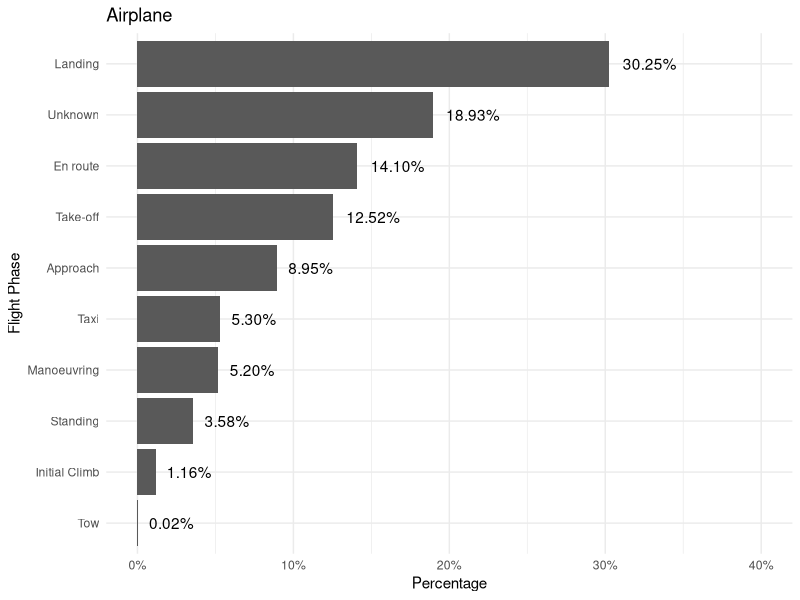
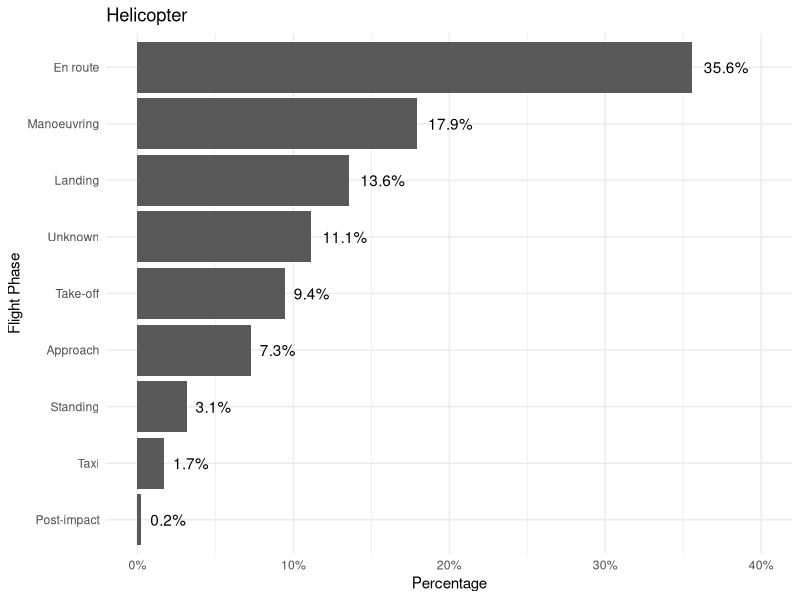
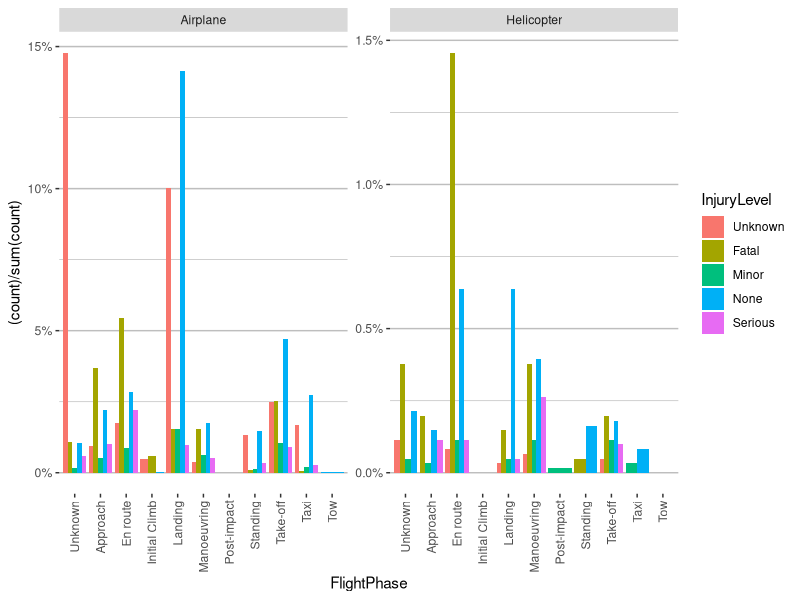
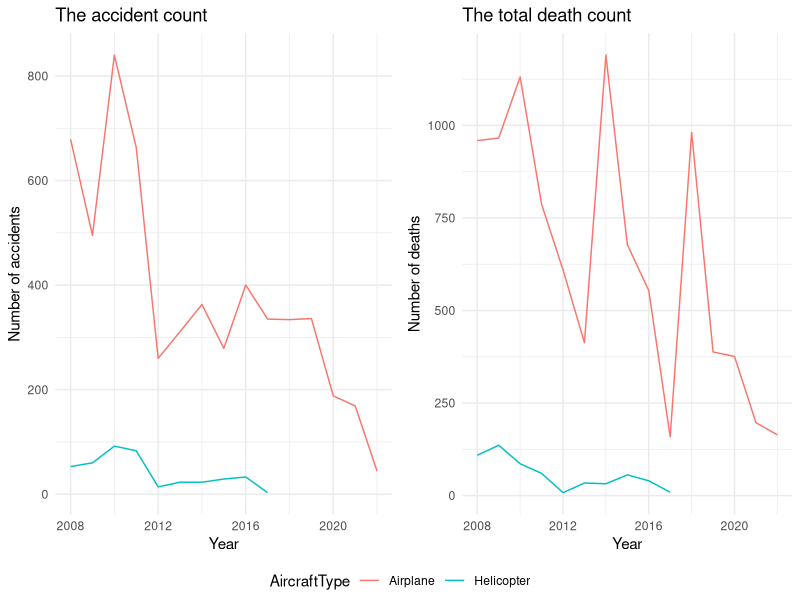
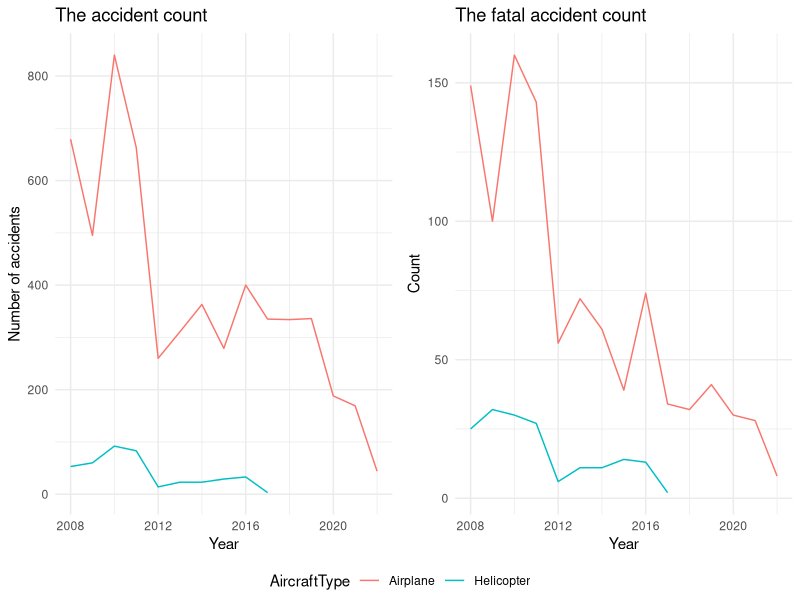
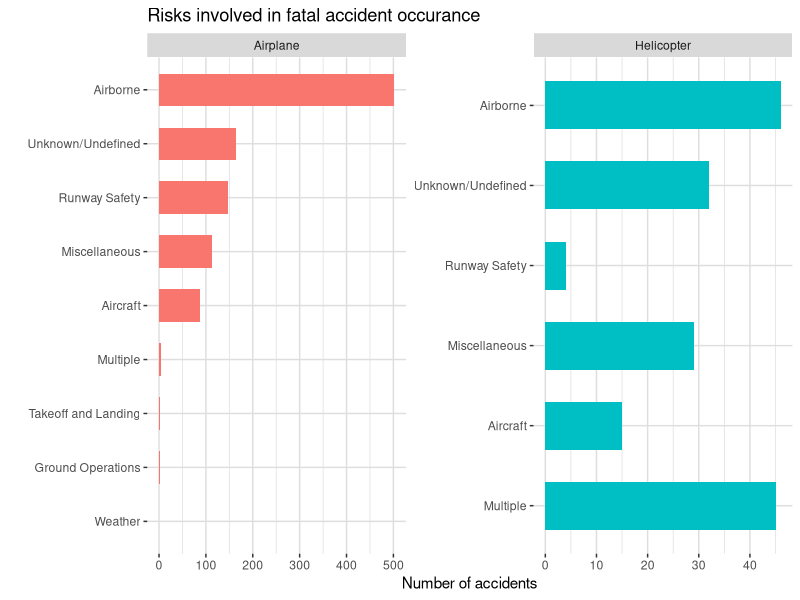
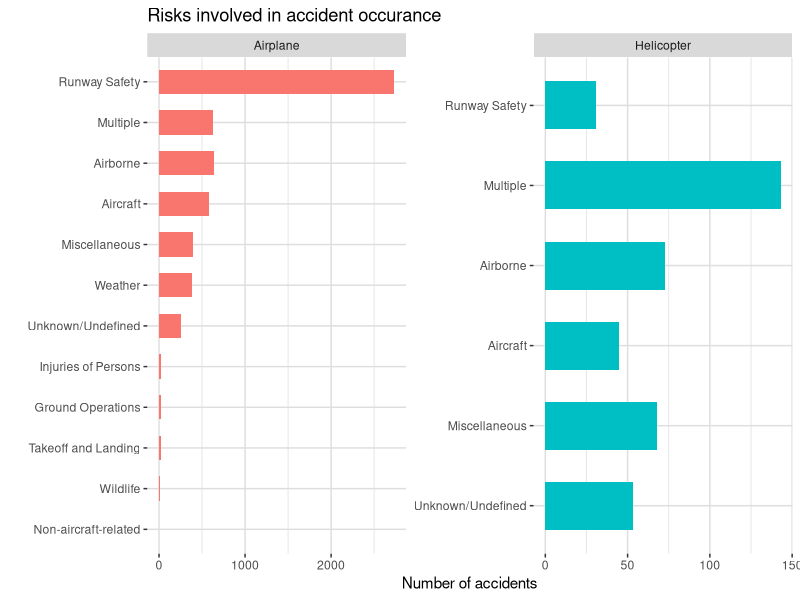
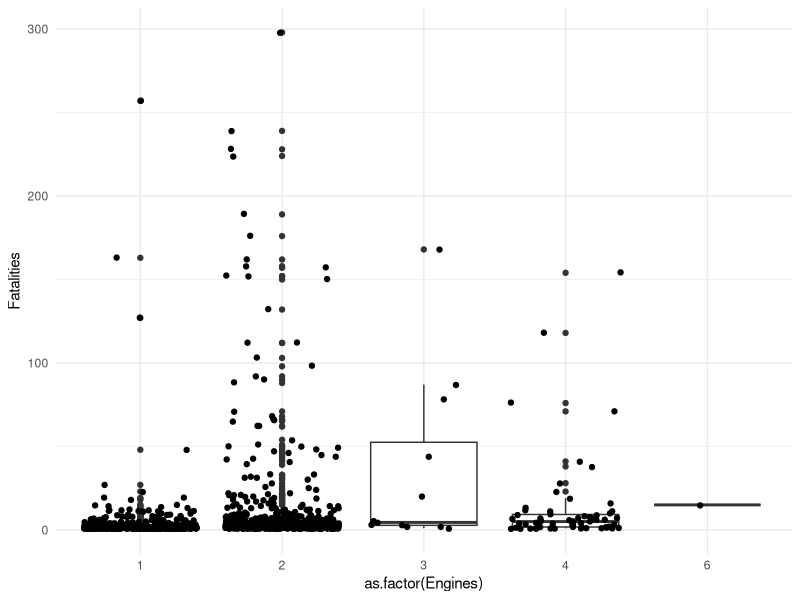

The R script that drew these images, in order:
## ---- chunk 1
knitr::opts_chunk$set(echo = TRUE)
library(tidyverse)
library(magrittr)
library(here)
library(gridExtra)

options(dplyr.summarise.inform = FALSE)
## ---- chunk 2
data<-read.csv(file="Data/ICAO_accidents.csv",header = T)
## ---- chunk 3

head(data)
## ---- chunk 4
#to limit ourselves 
#remove to specific information and duplicates
data %<>% mutate("AircraftType"=case_when(Airplane=="True"~"Airplane",
                                     Helicopter=="True"~"Helicopter"),
                "WeightCat"=case_when(Over5700=="True"~">5700",
                                        Over2250=="False" ~ "<2250",
                                        Over2250=="True" & Over5700=="False" ~"2250-5700"),
                "RiskCat"=case_when(Risk %in% c("AMAN","MAC","CFIT","FUEL",'GTOW',"LOC-I","LOLI","LALT","UIMC")~"Airborne",
                                    Risk %in% c("F-NI","SCF-NP","SCF-PP","SCF")~"Aircraft" ,
                                    Risk %in% c("EVAC","F–POST","GCOL","RAMP","LOC–G","RE","RI–A","RI–VAP")~"Ground Operations",
                                    Risk %in% c("CABIN","EXTL","OTHR","OTH","SEC","GS","OD")~"Miscellaneous",
                                    Risk %in% c("Unknown","UNK","unk")~"Unknown/Undefined",
                                    Risk %in% c("RS")~"Runway Safety",
                                    Risk %in% c("BIRD","WILD")~"Wildlife",
                                    Risk %in% c("ADRM","ATM")~"Non-aircraft-related",
                                    Risk %in% c("ARC","CTOL","USOS")~"Takeoff and Landing",
                                    Risk %in% c("ICE","TURB","WSTRW","TUBR")~"Weather", #wrongly codded "TURB" spoted and added to the 
                                    Risk %in% c("MED")~"Injuries of Persons")) %>% mutate(RiskCat= replace_na(RiskCat, "Multiple") )%>% 
  select(!c("Location","Operator","Date","Model","StateOfOperator","Class","ScheduledCommercial","Official","OccCats","Over2250","Over5700","Helicopter","Airplane","Registration","X")) %>% mutate_if(is.character, as.factor) 


levels(data$Risk)[1]<-"Unknown"
levels(data$StateOfOccurrence)[1]<-"Unknown"
levels(data$StateOfRegistry)[1]<-"Unknown"
levels(data$FlightPhase)[1]<-"Unknown"
levels(data$InjuryLevel)[1]<-"Unknown"

str(data)


## ---- chunk 5
#frequencies
data %$% table(AircraftType)

frq.per.country<-data %>% group_by(StateOfOccurrence) %>% 
  summarise(count=n()) %>% 
  arrange(.,desc(count))

frq.per.FlightPhase<-data %>% group_by(FlightPhase) %>% 
  summarise(count=n()) %>% 
  arrange(.,desc(count))

data %>% group_by(InjuryLevel) %>% 
  summarise(count=n()) %>% 
  arrange(.,desc(count))

data %>% group_by(Risk) %>% 
  summarise(count=n()) %>% 
  arrange(.,desc(count))



frq.flightPhase.by.InjuryLevel<-data %>% group_by(FlightPhase, InjuryLevel) %>% 
  summarise(count=n())

## ---- chunk 6
#plots

# frequency of accidents by flight phase (Landing, Take-off, etc.) grouped by aircraft type (Airplane, Helicopter)
FlightPhase.order.ap<-data %>%subset(AircraftType=="Airplane") %>% group_by(FlightPhase) %>% 
  summarise(count=n()) %>% 
  arrange(.,count) %$% FlightPhase
FlightPhase.order.hel<-data %>%subset(AircraftType=="Helicopter") %>% group_by(FlightPhase) %>% 
  summarise(count=n()) %>% 
  arrange(.,count) %$% FlightPhase

data %>%subset(AircraftType=="Airplane") %>% ggplot( aes(x=factor(FlightPhase, FlightPhase.order.ap))) +
  geom_bar(aes(y = (..count..)/sum(..count..)))+
  coord_flip() +
  scale_y_continuous(labels=scales::percent,limits=c(0,0.40))+
  geom_text(aes( label = scales::percent((..count..)/sum(..count..)),
                   y= (..count..)/sum(..count..) ), stat= "count",hjust=-0.25) +
  labs(x = "Flight Phase", y="Percentage", title = "Airplane")+theme_minimal()
data %>%subset(AircraftType=="Helicopter") %>% ggplot( aes(x=factor(FlightPhase, FlightPhase.order.hel))) + 
  geom_bar(aes(y = (..count..)/sum(..count..)))+
  coord_flip() +
  scale_y_continuous(labels=scales::percent,limits=c(0,0.40))+
  geom_text(aes( label = scales::percent((..count..)/sum(..count..)),
                   y= (..count..)/sum(..count..) ), stat= "count", hjust =-0.25 ) +
  labs(x = "Flight Phase", y="Percentage",title = "Helicopter")+theme_minimal()

#checks of hte numbers -- correct 
subset(data, AircraftType=="Airplane" & FlightPhase=="Take-off") %>% nrow / subset(data, AircraftType=="Airplane") %>% nrow
subset(data, AircraftType=="Helicopter" & FlightPhase=="Take-off") %>% nrow / subset(data, AircraftType=="Helicopter") %>% nrow

## ---- chunk 7
#order of the legend could be changed here is my proposition of a graph. The bad thing is that they are faced wraped but the frequencies are for whole dataset 
data %>% ggplot( aes(x=FlightPhase, fill=InjuryLevel)) + 
  geom_bar(aes(y = (..count..)/sum(..count..)),position = "dodge") +scale_y_continuous(labels=scales::percent)+facet_wrap(~AircraftType,scales = "free_y")+theme(axis.text.x = element_text(angle = 90, vjust = 0.5, hjust=1),panel.grid.major = element_line(colour = "grey"),panel.grid.minor = element_line(colour = "grey"),panel.grid.major.x = element_blank(),
  panel.grid.minor.x = element_blank()
, panel.background = element_blank())
## ---- chunk 8
library(gridExtra)
library(grid)
grid_arrange_shared_legend <-
  function(...,
           ncol = length(list(...)),
           nrow = 1,
           position = c("bottom", "right")) {
    
    plots <- list(...)
    position <- match.arg(position)
    g <-
      ggplotGrob(plots[[1]] + theme(legend.position = position))$grobs
    legend <- g[[which(sapply(g, function(x)
      x$name) == "guide-box")]]
    lheight <- sum(legend$height)
    lwidth <- sum(legend$width)
    gl <- lapply(plots, function(x)
      x + theme(legend.position = "none"))
    gl <- c(gl, ncol = ncol, nrow = nrow)
    
    combined <- switch(
      position,
      "bottom" = arrangeGrob(
        do.call(arrangeGrob, gl),
        legend,
        ncol = 1,
        heights = unit.c(unit(1, "npc") - lheight, lheight)
      ),
      "right" = arrangeGrob(
        do.call(arrangeGrob, gl),
        legend,
        ncol = 2,
        widths = unit.c(unit(1, "npc") - lwidth, lwidth)
      )
    )
    
    grid.newpage()
    grid.draw(combined)
    
    # return gtable invisibly
    invisible(combined)
    
  }

## ---- chunk 9
#number of accidents per year - trend
a<-data %>% group_by(Year,AircraftType) %>% 
  summarise(count=n()) %>% ggplot(aes(x=Year, y=count,color=AircraftType)) + 
  geom_line() + ggtitle("The accident count")+
  labs(x = "Year", y="Number of accidents")+theme_minimal()

#The fatal accidents per year-trend
c<-data %>% filter(Fatalities >0) %>% group_by(Year,AircraftType) %>% 
  summarise(count=n()) %>% ggplot(aes(x=Year, y=count,color=AircraftType)) + 
  geom_line() +
  labs(x = "Year", y="Count")+ ggtitle("The fatal accident count")+theme_minimal()
#death count per year- trend

b<-data %>% filter(Fatalities >0) %>% group_by(Year,AircraftType) %>% 
  summarise(sum=sum(Fatalities)) %>% ggplot(aes(x=Year, y=sum,color=AircraftType)) + 
  geom_line() +
  labs(x = "Year", y="Number of deaths")+ ggtitle("The total death count")+theme_minimal()
grid_arrange_shared_legend(a,b)
grid_arrange_shared_legend(a,c)

#theme(panel.background =element_rect("white"),panel.grid.major = element_line("grey87"),panel.grid.minor = element_line("grey87"),legend.background =element_rect("white"))
## ---- chunk 10

#risks involved in the accidents in more being a cause of at least 10 accidents
data%>% group_by(RiskCat) %>% summarise(count=n())%>% arrange(.,desc(count))

#most popular risks associated with fertality 
data %>% filter(Fatalities >0) %>% group_by(RiskCat) %>% summarise(count=n())%>% arrange(.,desc(count))

## ---- chunk 11
Risk_ord_fat<-data %>%filter(Fatalities >0) %>%  group_by(RiskCat) %>% 
  summarise(count=n()) %>% 
  arrange(.,count) %$% RiskCat

data %>% filter(Fatalities >0) %>%  ggplot(aes(x=factor(RiskCat,Risk_ord_fat),fill=AircraftType))+ geom_bar(width=0.6)+ coord_flip()+facet_wrap(~AircraftType,scales = "free")+
  theme(legend.position = "",panel.background =element_rect("white"),panel.grid.major = element_line("grey87"),panel.grid.minor = element_line("grey87"),legend.background =element_rect("white"))+ggtitle("Risks involved in fatal accident occurance")+xlab("")+ylab("Number of accidents")


Risk_ord<-data %>%  group_by(RiskCat) %>% 
  summarise(count=n()) %>% 
  arrange(.,count) %$% RiskCat

data %>%  ggplot(aes(x=factor(RiskCat,Risk_ord),fill=AircraftType))+ geom_bar(width=0.6)+ coord_flip()+facet_wrap(~AircraftType,scales = "free")+
  theme(legend.position = "",panel.background =element_rect("white"),panel.grid.major = element_line("grey87"),panel.grid.minor = element_line("grey87"),legend.background =element_rect("white"))+ggtitle("Risks involved in accident occurance")+xlab("")+ylab("Number of accidents")

## ---- chunk 12
#distribution of number of engines
table<-data %>%subset(AircraftType=="Airplane" & InjuryLevel=="Fatal") %$% table(Engines) %>% transform() %>% rename("Count" ="Freq" )
table
#since only one with 6 engines I checked how many people died (15) we can directly report where it happened and we wont include it in the next graph
data %>%subset(AircraftType=="Airplane" & InjuryLevel=="Fatal") %>% group_by(Engines) %>% summarise(sum(Fatalities,na.rm = T))

## ---- chunk 13
#since there was only one plane with 6 engenes I droped it and 
data %>%subset(AircraftType=="Airplane" & Fatalities>0 ) %>% ggplot(aes(x=as.factor(Engines),y=Fatalities))+geom_boxplot()+geom_jitter()+theme_minimal() 
data %>%subset(AircraftType=="Airplane" & Fatalities>0) %>% ggplot(aes(x=as.factor(RiskCat),y=Fatalities))+geom_boxplot()+geom_jitter()+coord_flip()+theme_minimal() 

data %>%subset(AircraftType=="Airplane" & Fatalities>0) %>% group_by(Year,EngineType) %>% 
  summarise(count=n()) %>% ggplot(aes(x=Year, y=count,color=EngineType)) + 
  geom_line() +
  labs(x = "Year", y="Count")+ ggtitle("The fatal accident count")+theme_minimal() 


## ---- chunk 14
data %>% subset(Year %in% c("2010","2011","2012")) %>% ggplot(aes(x=Engines, group=Year))+geom_bar(aes(y = ..prop.., fill = factor(..x..)), stat="count")+
  geom_text(aes( label = scales::percent(..prop..,accuracy = 0.1),
                   y= ..prop.. ), stat= "count", vjust = -.5) +theme(legend.position = "",panel.background =element_rect("white"),panel.grid.major = element_line("grey87"),panel.grid.minor = element_line("grey87"),legend.background =element_rect("white"))+facet_wrap(~Year)

data %>% subset(Year %in% c("2010","2011","2012")) %>% ggplot(aes(x=FlightPhase, group=Year))+geom_bar(aes(y = ..prop.., fill = factor(..x..)), stat="count")+
  geom_text(aes( label = scales::percent(..prop..,accuracy = 0.1),
                   y= ..prop.. ), stat= "count", hjust = -0.3)+coord_flip()+theme(legend.position = "",panel.background =element_rect("white"),panel.grid.major = element_line("grey87"),panel.grid.minor = element_line("grey87"),legend.background =element_rect("white"))+ylim(c(0,0.45))+ facet_wrap(~Year)

data %>% subset(Year %in% c("2010","2011","2012")) %>% filter(Engines<6) %>% ggplot(aes(x=EngineType, group=Year))+geom_bar(aes(y = ..prop.., fill = factor(..x..)), stat="count")+
  geom_text(aes( label = scales::percent(..prop..,accuracy = 0.1),
                   y= ..prop.. ), stat= "count", vjust = -.5) +theme(legend.position = "",panel.background =element_rect("white"),panel.grid.major = element_line("grey87"),panel.grid.minor = element_line("grey87"),legend.background =element_rect("white"))+facet_wrap(~Year+Engines,ncol = 4)

data %>% subset(Year %in% c("2010","2011","2012")) %>% ggplot(aes(x=WeightCat, group=Year))+geom_bar(aes(y = ..prop.., fill = factor(..x..)), stat="count")+
  geom_text(aes( label = scales::percent(..prop..,accuracy = 0.1),
                   y= ..prop.. ), stat= "count", vjust = -.5) +theme(legend.position = "",panel.background =element_rect("white"),panel.grid.major = element_line("grey87"),panel.grid.minor = element_line("grey87"),legend.background =element_rect("white"))+facet_wrap(~Year)

data %>% subset(Year %in% c("2009","2010","2011","2012","2013","2014")) %>% ggplot(aes(x=InjuryLevel, group=Year))+geom_bar(aes(y = ..prop.., fill = factor(..x..)), stat="count",width=0.6)+
  geom_text(aes( label = scales::percent(..prop..,accuracy = 1),
                   y= ..prop.. ), stat= "count", vjust = -.5) +theme(legend.position = "",panel.background =element_rect("white"),panel.grid.major = element_line("grey87"),panel.grid.minor = element_line("grey87"),legend.background =element_rect("white"))+facet_wrap(~Year)+ylim(c(0,0.65))

data %>%subset(AircraftType=="Airplane" ) %>% group_by(Year,EngineType) %>% 
  summarise(count=n()) %>% ggplot(aes(x=Year, y=count,color=EngineType)) + 
  geom_line() +
  labs(x = "Year", y="Count")+ ggtitle("The  accident count")+theme_minimal() 

data %>%subset(AircraftType=="Airplane" ) %>% group_by(Year,Engines) %>% 
  summarise(count=n()) %>% ggplot(aes(x=Year, y=count,color=as.factor(Engines))) + 
  geom_line() +
  labs(x = "Year", y="Count")+ ggtitle("The  accident count")+theme_minimal() 

data %>%filter(AircraftType=="Airplane" , EngineType=="Piston") %>% group_by(Year,Engines) %>% 
  summarise(count=n()) %>% ggplot(aes(x=Year, y=count,color=as.factor(Engines))) + 
  geom_line() +
  labs(x = "Year", y="Count")+ ggtitle("The Piston type of engine accident count")+theme_minimal() 

